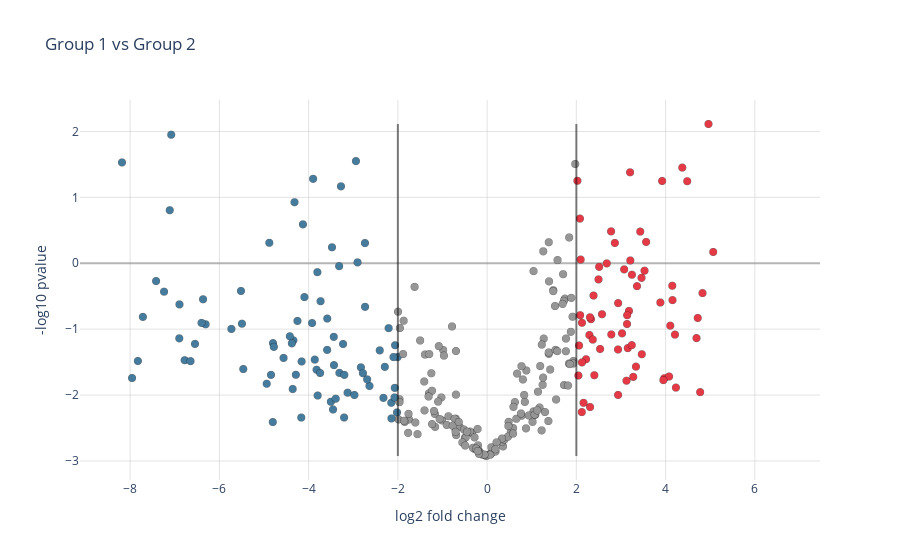

Notebook code cell kept with this figure:
### Markdown cell above
## Ory7 vs damyR

### Code cell
plot_volcano(foldchanges_ory7_mm_vs_damyR, transformed_pvals_ory7_mm_vs_damyR, acc_numbers)

### Figure 1 — Plotly figure (JSON) as saved in the notebook; plotly's stock layout.template omitted (floating-point values rounded to 4 significant figures; data arrays with more than 128 entries replaced by an {"elided": "..."} marker saying what was removed)
{"data": [{"hoverinfo": "text+x+y", "hovertemplate": "<b>%{text}</b><br>%{xaxis.title.text}: %{x}<br>%{yaxis.title.text}: %{y}", "marker": {"color": {"elided": "866 str values"}, "line": {"color": "rgba(0, 0, 0, 0.5)", "width": 0.5}, "size": 8}, "mode": "markers", "text": {"elided": "866 str values"}, "type": "scattergl", "x": {"elided": "866 float values"}, "y": {"elided": "866 float values"}}], "layout": {"hoverlabel": {"bgcolor": "white", "font": {"family": "Rockwell", "size": 13}}, "legend": {"title": {"text": "Significance"}, "x": 0.01, "xanchor": "left", "y": 0.99, "yanchor": "top"}, "paper_bgcolor": "white", "plot_bgcolor": "white", "shapes": [{"line": {"color": "rgba(0, 0, 0, 0.5)", "width": 2}, "type": "line", "x0": -2, "x1": -2, "y0": -2.925, "y1": 2.113}, {"line": {"color": "rgba(0, 0, 0, 0.5)", "width": 2}, "type": "line", "x0": 2, "x1": 2, "y0": -2.925, "y1": 2.113}], "title": {"text": "Group 1 vs Group 2"}, "xaxis": {"gridcolor": "rgba(200,200,200,0.5)", "showgrid": true, "tickfont": {"size": 12}, "title": {"font": {"size": 14}, "text": "log2 fold change"}, "zeroline": false}, "yaxis": {"gridcolor": "rgba(200,200,200,0.5)", "showgrid": true, "tickfont": {"size": 12}, "title": {"font": {"size": 14}, "text": "-log10 pvalue"}, "zerolinecolor": "rgba(150,150,150,0.7)"}}}
